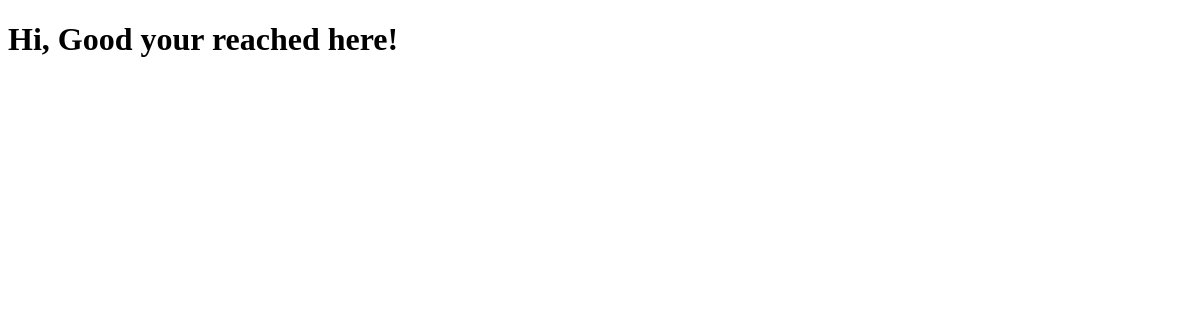
Before: /catalog/product_list/Chairss/1 with the older database file.
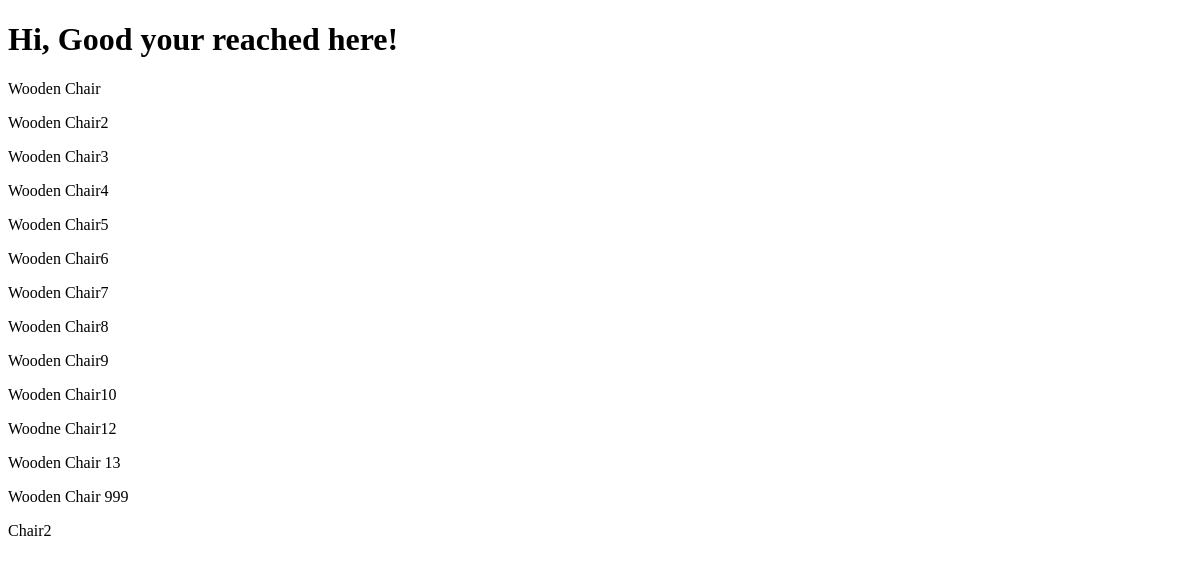
After: the same page with the newer database file.
### catalog/models.py (models this page shows, shortened)
class Product(models.Model):
    name = models.CharField(max_length=30, blank=False)
    vendor_model_no = models.CharField(max_length=30, blank=False, default='v123')
    model_no = models.CharField(max_length=30, blank=False, default='hstc123')
    finish = models.CharField(max_length=30, blank=False, default='finish')
    color = models.CharField(max_length=30, blank=False)
    weight = models.CharField(max_length=30, blank=False)
    unit = models.CharField(max_length=30, blank=False, default='unit')
    packing = models.CharField(max_length=30, blank=False, default='packing')
    cbm = models.IntegerField(blank=False, default=0)
    min_price = models.IntegerField(blank=False, default=10)
    max_price = models.IntegerField(blank=False, default=100000)
    moq = models.IntegerField(blank=False, default=0)
    lead_time = models.IntegerField(blank=False, default=0)
    remarks = models.CharField(max_length=100, blank=False, default='remarks')
    category = models.ForeignKey(Category, on_delete=models.SET_NULL, null=True)
    sub_category = models.ManyToManyField(SubCategory)
    slug = models.SlugField(unique=True)

### catalog/views.py (the view)
# urls.py: path('product_list/<str:cat>/<int:sc>', views.product_list, name='product_list'),
def product_list(request, cat, sc):
    products = Product.objects.filter(sub_category=sc)
    return render(request, 'products_list.html', {'products':products})

### Template/products_list.html (shortened to what this page needs)
<!DOCTYPE html>
<html lang="en">
<head>
</head>
<body>
    <h1>Hi, Good your reached here!</h1>
     {% for i in products %}
        <p>{{i.name}}</p>
     {% endfor %}
</body>
</html>

Changed rows visible on the page:
now on this page (row edited): Product: name "Wooden Chair"
now on this page (row edited): Product: name "Wooden Chair2"
now on this page (row edited): Product: name "Wooden Chair3"
now on this page (row edited): Product: name "Wooden Chair4"
now on this page (row edited): Product: name "Wooden Chair5"
now on this page (row edited): Product: name "Wooden Chair6"
now on this page (row edited): Product: name "Wooden Chair7"
added Product: name "Wooden Chair8"
added Product: name "Wooden Chair9"
added Product: name "Wooden Chair10"
added Product: name "Woodne Chair12"
added Product: name "Wooden Chair 13"
added Product: name "Wooden Chair 999"
added Product: name "Chair2"
